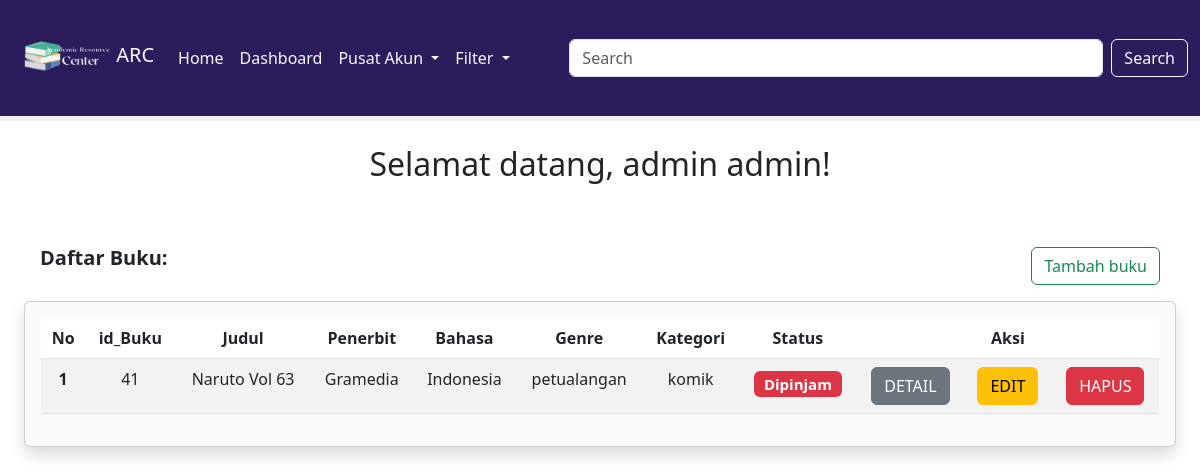
/proyek/admin.php?filter=Dipinjam (signed in), run on the app's committed database.
### tables this page shows
CREATE TABLE `buku` (
  `id_buku` int(11) NOT NULL,
  `judul` varchar(50) NOT NULL,
  `foto` text NOT NULL,
  `penerbit` varchar(50) NOT NULL,
  `bahasa` varchar(50) NOT NULL,
  `id_kategori` varchar(11) NOT NULL,
  `id_genre` varchar(11) NOT NULL,
  `deskripsi` text NOT NULL,
  `statuss` varchar(20) NOT NULL
);

CREATE TABLE `genre` (
  `id_genre` varchar(11) NOT NULL,
  `genre` varchar(20) NOT NULL
);

CREATE TABLE `kategori` (
  `id_kategori` varchar(11) NOT NULL,
  `kategori` varchar(20) NOT NULL
);

### proyek/admin.php (the view, shortened to what this page needs)
<?php
include 'koneksi.php';
$search = isset($_GET['search']) ? $_GET['search'] : '';
$filter = isset($_GET['filter']) ? $_GET['filter'] : '';
$query = "SELECT * FROM buku
            INNER JOIN kategori ON buku.id_kategori = kategori.id_kategori
            INNER JOIN genre ON buku.id_genre = genre.id_genre
            WHERE (buku.judul LIKE '%$search%'
            OR buku.foto LIKE '%$search%'
            OR buku.penerbit LIKE '%$search%'
            OR buku.bahasa LIKE '%$search%'
            OR kategori.kategori LIKE '%$search%'
            OR genre.genre LIKE '%$search%')
            AND (buku.statuss LIKE '%$filter%') ORDER BY buku.judul;";
$result = mysqli_query($connection, $query);
?>
<!DOCTYPE html>
<html>
<head>
    <link rel="stylesheet" type="text/css" href="custom.css">
    <link href="https://cdn.jsdelivr.net/npm/bootstrap@5.3.0-alpha3/dist/css/bootstrap.min.css" rel="stylesheet"
>
</head>
<body>
    <nav class="navbar navbar-expand-lg">
        <div class="container-fluid">
            <div>
                <img src="logo.png" width="100" height="100">
                <a class="navbar-brand text-light" href="#">ARC</a>
            </div>
            <div class="collapse navbar-collapse" id="navbarSupportedContent">
                <ul class="navbar-nav me-auto mb-2 mb-lg-0">
                    <li class="nav-item">
                        <a class="nav-link active text-light" aria-current="page" href="index.php">Home</a>
                    </li>
                    <li class="nav-item">
                        <a class="nav-link active text-light" aria-current="page" href="admin.php?search=">Dashboard</a>
                    </li>
                    <li class="nav-item dropdown">
                        <a class="nav-link dropdown-toggle text-light" href="#" role="button" data-bs-toggle="dropdown"
                            aria-expanded="false">
                            Pusat Akun
                        </a>
                        <li class="nav-item dropdown">
                            <a class="nav-link dropdown-toggle text-light" href="#" role="button" data-bs-toggle="dropdown"
                                aria-expanded="false">
                                Filter
                            </a>
                        </li>
                    </li>
                </ul>
            </div>
            <div class="collapse navbar-collapse d-flex justify-content-end" id="pencarian">
                <br>
                <form class="d-flex text-light" role="search" action="admin.php" method="GET">
                    <input class="form-control me-2" type="search" name="search" placeholder="Search"
                        aria-label="Search" size="50">
                    <button class="btn btn-outline-light" type="submit">Search</button>
                </form>
            </div>
        </div>
    </nav>
    <div id="progress-bar">
    </div>
    <h2 class="mt-4" style="text-align:center">Selamat datang, admin
        <?php echo $_SESSION['username'] ?>!
    </h2><br>
    <div class="row mt-4 mb-2 mx-4 p-1">
        <div class="col-4">
            <p style="text-align: left; font-size:20px"><b>Daftar Buku:</b></p>
        </div>
        <div class="col-4 d-flex justify-content-end">
            <div class="d-flex align-items-center">
                <a class="btn btn-outline-success" href="tambah.php">Tambah buku</a>
            </div>
        </div>
    </div>
    <div class="card bg-body-tertiary rounded shadow mx-4 p-3 mb-5">
        <table class="table table table-striped text-center">
            <thead>
                <tr>
                    <th scope="col"><b>No</b></th>
                    <th scope="col">id_Buku</th>
                    <th scope="col">Judul</th>
                    <th scope="col">Penerbit</th>
                    <th scope="col">Bahasa</th>
                    <th scope="col">Genre</th>
                    <th scope="col">Kategori</th>
                    <th scope="col">Status</th>
                    <th scope="col"></th>
                    <th scope="col">Aksi</th>
                    <th scope="col"></th>
                </tr>
            </thead>
            <tbody>
                <?php
                if (mysqli_num_rows($result) > 0) {
                    ?>
                    <div class="row">
                        <?php
                        $i = 1;
                        while ($row = mysqli_fetch_assoc($result)) {
                            echo "<tr>";
                            echo "   <th scope=\"row\">" . $i . "</th>";
                            echo "   <td>" . $row['id_buku'] . "</td>";
                            echo "   <td>" . $row['judul'] . "</td>";
                            echo "   <td>" . $row['penerbit'] . "</td>";
                            echo "   <td>" . $row['bahasa'] . "</td>";
                            echo "   <td>" . $row['genre'] . "</td>";
                            echo "   <td>" . $row['kategori'] . "</td>";
                            if ($row['statuss'] == 'Dipinjam') {
                                ?>
                                <td>
                                    <h5><span class="badge bg-danger mt-1">Dipinjam</span></h5>
                                </td>
                                <?php
                            } else if ($row['statuss'] == 'Tersedia') {
                                ?>
                                    <td>
                                        <h5><span class="badge bg-success mt-1">Tersedia</span></h5>
                                    </td>
                                <?php
                            }
                            if ($row['statuss'] == 'Dipinjam') {
                                echo '<td><a href="detail.php?id_buku=' . $row['id_buku'] . '" class="btn btn-secondary">DETAIL</a></td>';
                            } else if ($row['statuss'] == 'Tersedia') {
                                echo '<td><a href="detail.php?id_buku=' . $row['id_buku'] . '" class="btn btn-secondary disabled" tabindex="-1" role="button" aria-disabled="true">DETAIL</a></td>';
                            }
                            echo '   <td><a href="edit.php?id_buku=' . $row['id_buku'] . '" class="btn btn-warning">EDIT</a></td>';
                            echo '   <td>
                                                <a href="hapus.php?hapus=' . $row['id_buku'] . '" class="btn btn-danger"
                                                data-bs-toggle="modal" data-bs-target="#deleteModal"
                                                onclick="setDeleteUrl(this.getAttribute(\'href\'))">HAPUS</a>
                                            </td>';
                            echo "</tr>";
                            $i++;
                        }
                }
                ?>
            </tbody>
        </table>
    </div>
    <br>
</body>
</html>

### proyek/custom.css (style rules this page uses)
.navbar { background-color: #2d1c5c; }
#progress-bar { width: 100%; height: 5px; background-color: #f0f0f0; }

### data on the page
buku: id_buku "41", judul "Naruto Vol 63", penerbit "Gramedia", bahasa "Indonesia", id_genre.genre "petualangan", id_kategori.kategori "komik", statuss "Dipinjam"

### other printed values
$_SESSION['username'] "admin"
